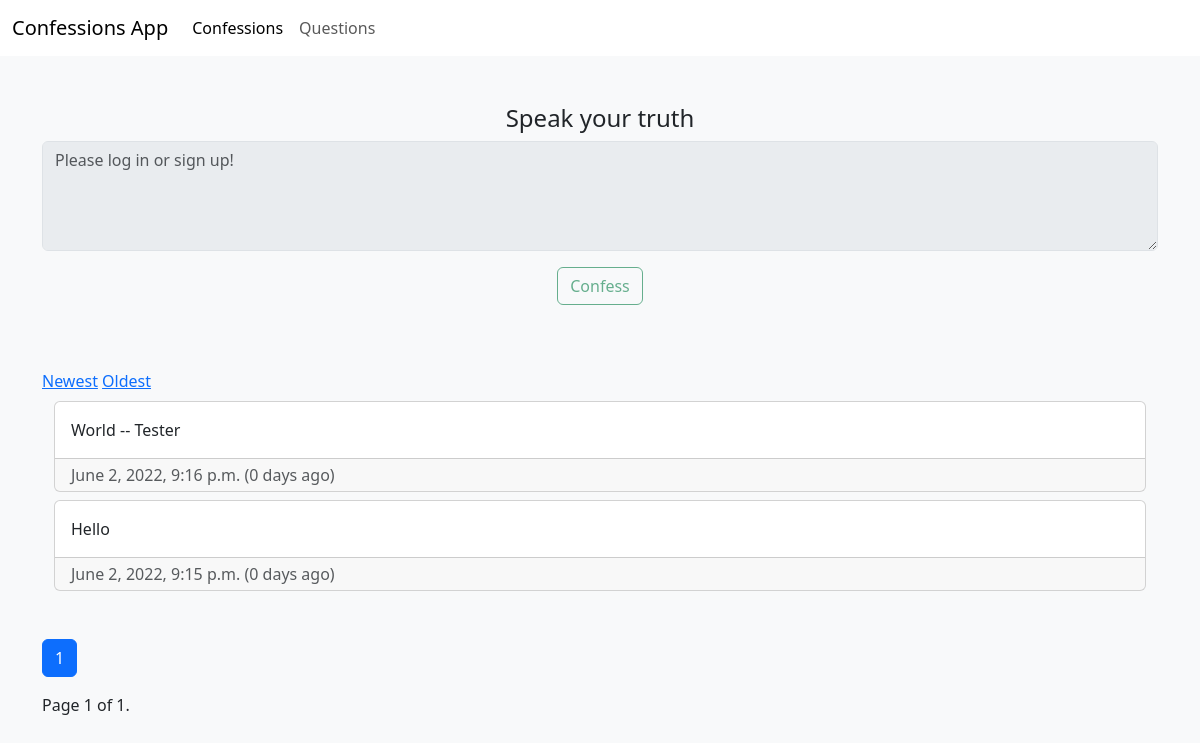
The app's page /confessions/, older data.
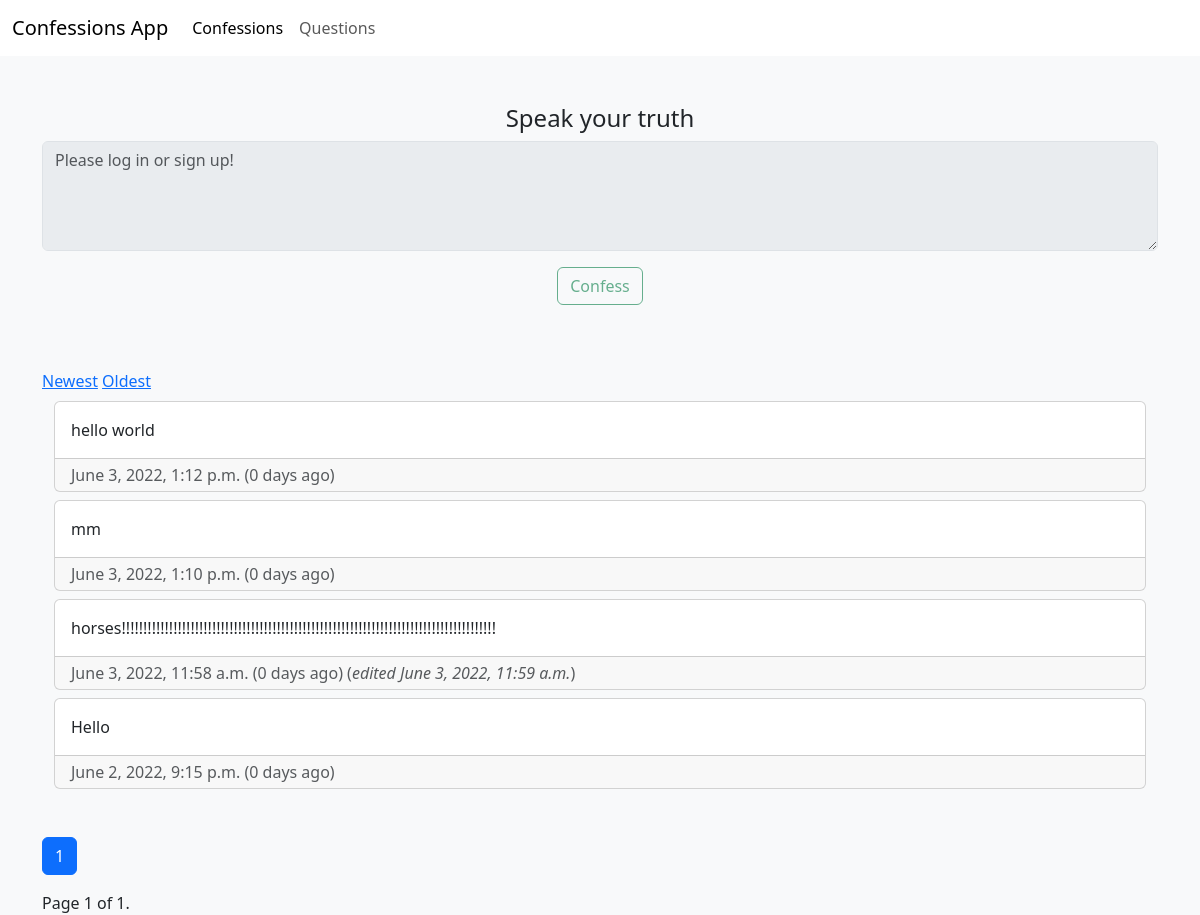
The same page, newer data.
### ConfessionsApp/models.py (models this page shows, shortened)
class Confession(models.Model):
    body = models.CharField(max_length=666)
    date = models.DateTimeField(auto_now_add=True)
    owner = models.ForeignKey(User, on_delete=models.CASCADE)
    edited = models.BooleanField(default=False)
    edited_date = models.DateTimeField(auto_now=True, blank=True, null=True)
    @property
    def num_days_ago(self):
        today= timezone.now()
        return (today - self.date).days

### ConfessionsApp/views.py (the view, shortened to what this page needs)
# urls.py: path("confessions/", views.confessions, name="confessions"),
def confessions(request):
    if request.method != "POST":
        SortBy = request.GET.get('SortBy')
        if SortBy == "Newest":
            Confessions = Confession.objects.all().order_by('-date')
        elif SortBy == "Oldest":
            Confessions = Confession.objects.all().order_by('date')
        else:
            Confessions = Confession.objects.all().order_by('-date')
        paginator = Paginator(Confessions, 10)
        page_number = request.GET.get('page')
        page_obj = paginator.get_page(page_number)
        return render(request, 'ConfessionsApp/confessions.html',
                    {'page_obj': page_obj,
                    'SortBy' : SortBy,})

### ConfessionsApp/templates/ConfessionsApp/confessions.html (shortened to what this page needs)
{%extends 'ConfessionsApp/base.html'%}
{%load bootstrap_icons%}
{%load static%}
{%block content%}
<div class="container">
  <form method="POST">
    <div class=" mt-5 mb-3 text-center">
      <h4 for="ConfessionInput" class="form-label mb-2">Speak your truth</h4>
      {%if user.is_authenticated%}
      <textarea class="form-control" name="ConfessionInput" rows="4" placeholder="Type your confession..."></textarea>
      <input class="btn btn-outline-success mt-3 mb-5" id="submitBtn" type="submit" value="Confess"/>
      {%else%}
      <textarea class="form-control" name="ConfessionInput" rows="4" placeholder="Please log in or sign up!" disabled></textarea>
      <input class="btn btn-outline-success mt-3 mb-5" id="submitBtn" type="submit" value="Confess" disabled/>
      {%endif%}
    </div>
  </form>
  <a href="?page={{page_obj.number}}&SortBy=Newest">Newest</a>
  <a href="?page={{page_obj.number}}&SortBy=Oldest">Oldest</a>
  <div class="container mb-5">
    {% for Confession in page_obj %}
      <div class="card mt-2 mb-2">
        <span class="card-body">{{Confession.body}}</span>
        <div class="card-footer py-1 submission-footer text-muted">
          <span class="card-text me-5">
            {{Confession.date}}
            {%if Confession.num_days_ago != 1%}
              ({{Confession.num_days_ago}} days ago)
            {%else%}
            ({{Confession.num_days_ago}} day ago)
            {%endif%}
            {%if Confession.edited%}
            (<i>edited {{Confession.edited_date}}</i>)
            {%endif%}
          </span>
        </div>
      </div>
    {%endfor%}
  </div>
<ul class="pagination my-3">
        <li class="page-item active" aria-current="page">
          <a class="page-link" href="#" >{{page_obj.number}}</a>
        </li>
</ul>
<span class="current">
  Page {{ page_obj.number }} of {{ page_obj.paginator.num_pages }}.
</span>
</div>
{%endblock content%}

Row changes from the older to the newer data that the page shows:
removed Confession: body "World -- Tester", date "June 2, 2022, 9:16 p.m.", num_days_ago "0"
added Confession: body "hello world", date "June 3, 2022, 1:12 p.m.", num_days_ago "0"
added Confession: body "mm", date "June 3, 2022, 1:10 p.m.", num_days_ago "0"
added Confession: body "horses!!!!!!!!!!!!!!!!!!!!!!!!!!!!!!!!!!!!!!!!!!!!!!!!!!!!!!!!!!!!!!!!!!!!!!!!!!!!!!!!!!!!!!!", date "June 3, 2022, 11:58 a.m.", num_days_ago "0", edited_date "June 3, 2022, 11:59 a.m."
